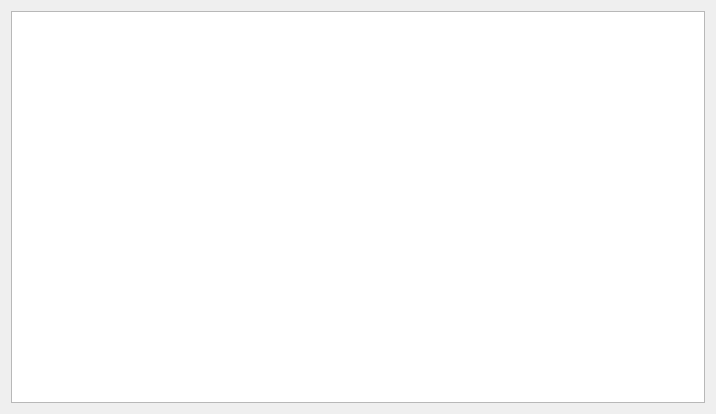
<?xml version="1.0" encoding="UTF-8"?>
<ui version="4.0">
 <class>OutputViewPrinted</class>
 <widget class="QWidget" name="OutputViewPrinted">
  <property name="geometry">
   <rect>
    <x>0</x>
    <y>0</y>
    <width>716</width>
    <height>414</height>
   </rect>
  </property>
  <property name="windowTitle">
   <string>OutputViewPrinted</string>
  </property>
  <layout class="QVBoxLayout" name="verticalLayout">
   <item>
    <widget class="QListView" name="list_view"/>
   </item>
  </layout>
 </widget>
 <resources/>
 <connections/>
</ui>
